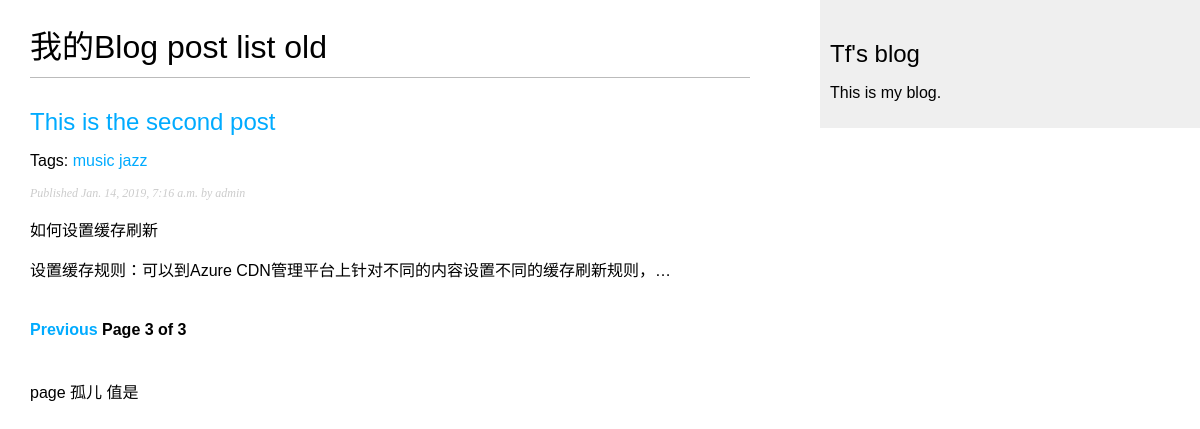
Page /blog/list/?page=3 on the committed database.
### blog/models.py (models this page shows, shortened)
class Post(models.Model):
    tags = TaggableManager()
    objects = models.Manager()
    published = PublishedManager()
    STATUS_CHOICES = (
        ('draft', 'Draft'),
        ('published', 'Published'),
    )
    title = models.CharField(max_length=250)
    slug = models.SlugField(max_length=250,
                            unique_for_date='publish')
    author = models.ForeignKey(User,
                               on_delete=models.CASCADE,
                               related_name="blog_posts")
    body = models.TextField()
    publish = models.DateTimeField(default=timezone.now)
    created = models.DateTimeField(auto_now_add=True)
    updated = models.DateTimeField(auto_now=True)
    status = models.CharField(max_length=10,
                              choices=STATUS_CHOICES,
                              default='draft')
    class Meta:
        ordering = ('-publish',)
    def get_absolute_url(self):
        return reverse('blog:post_detail',
                       args=[
                           self.publish.year,
                           self.publish.month,
                           self.publish.day,
                           self.slug
                       ])

### blog/views.py (the view)
# urls.py: path('list/', views.post_list, name='post_list_old'),
def post_list(request, tag_slug=None):
    object_list = Post.published.all()
    tag = None
    if tag_slug:
        tag = get_object_or_404(Tag, slug=tag_slug)
        object_list = Post.published.filter(tags__in=[tag])
    paginator = Paginator(object_list, 3)
    page = request.GET.get('page')
    try:
        posts = paginator.page(page)
    except PageNotAnInteger:
        posts = paginator.page(1)
    except EmptyPage:
        posts = paginator.page(paginator.num_pages)
    return render(request,
                  'blog/post/listold.html',
                  {'posts': posts,
                   'page': page,
                   'tag': tag})

### blog/models.py (called while the page is built)
    def get_queryset(self):
        return super(PublishedManager, self).get_queryset().filter(status='published')

### blog/templates/blog/post/listold.html (shortened to what this page needs)
{% extends "blog/base.html" %}
{% block content %}
    <h1>我的Blog post list old</h1>
    {% for post in posts %}
        <h2>
            <a href="{{ post.get_absolute_url }}">
                {{ post.title }}
            </a>
        </h2>
        <p class="tags">
        Tags:
            {% for p_tag in post.tags.all %}
                <a href="{% url "blog:post_list_by_tag" p_tag.slug %}">{{ p_tag.name }}</a>
            {% endfor %}
        </p>
        <p class="date">
            Published {{ post.publish }} by {{ post.author }}
        </p>
        {{ post.body|truncatechars:60|linebreaks }}
    {% endfor %}
    {% include "pagination.html" with page=posts %}
    <span>
        <p>
            page 孤儿 值是{{ page.orphans }}
        </p>
    </span>
{% endblock %}

### blog/static/css/blog.css (style rules this page uses)
body { margin:0; padding:0; font-family:helvetica, sans-serif; }
a { color:#00abff; text-decoration:none; }
h1 { font-weight:normal; border-bottom:1px solid #bbb; padding:0 0 10px 0; }
h2 { font-weight:normal; margin:30px 0 0; }
p.date { color:#ccc; font-family: georgia, serif; font-size: 12px; font-style: italic; }

### rows in the picture
Post: title "This is the second post", publish "Jan. 14, 2019, 7:16 a.m.", author "admin", body "如何设置缓存刷新 设置缓存规则：可以到Azure CDN管理平台上针对不同的内容设置不同的缓存刷新规则，…"
Tag: name "music"
Tag: name "jazz"

### other values in the picture
{{ page.number }} "3"
{{ page.paginator.num_pages }} "3"
